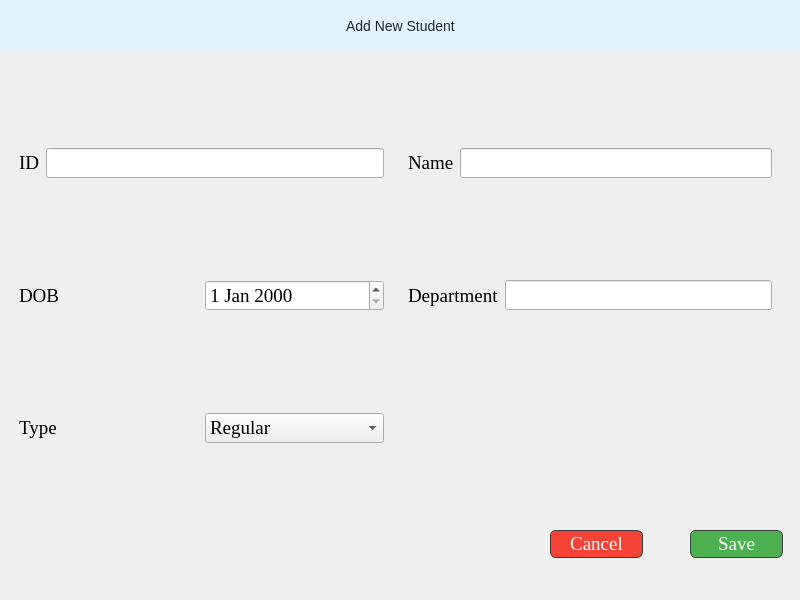
<?xml version="1.0" encoding="UTF-8"?>
<ui version="4.0">
 <class>Form</class>
 <widget class="QWidget" name="Form">
  <property name="geometry">
   <rect>
    <x>0</x>
    <y>0</y>
    <width>800</width>
    <height>600</height>
   </rect>
  </property>
  <property name="windowTitle">
   <string>Form</string>
  </property>
  <property name="styleSheet">
   <string notr="true"/>
  </property>
  <widget class="QWidget" name="widget" native="true">
   <property name="geometry">
    <rect>
     <x>0</x>
     <y>0</y>
     <width>801</width>
     <height>51</height>
    </rect>
   </property>
   <property name="styleSheet">
    <string notr="true">QWidget {
    background-color: #e3f3fd;
    font-size: 14px;
    color: #1b2631;
}

</string>
   </property>
   <layout class="QHBoxLayout" name="horizontalLayout">
    <item alignment="Qt::AlignHCenter">
     <widget class="QLabel" name="label">
      <property name="font">
       <font>
        <pointsize>-1</pointsize>
       </font>
      </property>
      <property name="text">
       <string>Add New Student</string>
      </property>
     </widget>
    </item>
   </layout>
  </widget>
  <widget class="QWidget" name="widget_2" native="true">
   <property name="geometry">
    <rect>
     <x>10</x>
     <y>100</y>
     <width>771</width>
     <height>391</height>
    </rect>
   </property>
   <layout class="QGridLayout" name="gridLayout">
    <item row="0" column="0">
     <widget class="QWidget" name="widget_3" native="true">
      <layout class="QHBoxLayout" name="horizontalLayout_2">
       <item>
        <widget class="QLabel" name="label_2">
         <property name="font">
          <font>
           <family>Times New Roman</family>
           <pointsize>14</pointsize>
          </font>
         </property>
         <property name="text">
          <string>ID</string>
         </property>
        </widget>
       </item>
       <item>
        <widget class="QLineEdit" name="txtId">
         <property name="font">
          <font>
           <family>Times New Roman</family>
           <pointsize>14</pointsize>
          </font>
         </property>
        </widget>
       </item>
      </layout>
     </widget>
    </item>
    <item row="0" column="1">
     <widget class="QWidget" name="widget_4" native="true">
      <layout class="QHBoxLayout" name="horizontalLayout_3">
       <item>
        <widget class="QLabel" name="label_3">
         <property name="font">
          <font>
           <family>Times New Roman</family>
           <pointsize>14</pointsize>
          </font>
         </property>
         <property name="text">
          <string>Name</string>
         </property>
        </widget>
       </item>
       <item>
        <widget class="QLineEdit" name="txtName">
         <property name="font">
          <font>
           <family>Times New Roman</family>
           <pointsize>14</pointsize>
          </font>
         </property>
        </widget>
       </item>
      </layout>
     </widget>
    </item>
    <item row="1" column="1">
     <widget class="QWidget" name="widget_5" native="true">
      <layout class="QHBoxLayout" name="horizontalLayout_4">
       <item>
        <widget class="QLabel" name="label_4">
         <property name="font">
          <font>
           <family>Times New Roman</family>
           <pointsize>14</pointsize>
          </font>
         </property>
         <property name="text">
          <string>Department</string>
         </property>
        </widget>
       </item>
       <item>
        <widget class="QLineEdit" name="txtDepartment">
         <property name="font">
          <font>
           <family>Times New Roman</family>
           <pointsize>14</pointsize>
          </font>
         </property>
        </widget>
       </item>
      </layout>
     </widget>
    </item>
    <item row="1" column="0">
     <widget class="QWidget" name="widget_6" native="true">
      <layout class="QHBoxLayout" name="horizontalLayout_5">
       <item>
        <widget class="QLabel" name="label_5">
         <property name="font">
          <font>
           <family>Times New Roman</family>
           <pointsize>14</pointsize>
          </font>
         </property>
         <property name="text">
          <string>DOB</string>
         </property>
        </widget>
       </item>
       <item>
        <widget class="QDateEdit" name="txtDob">
         <property name="font">
          <font>
           <family>Times New Roman</family>
           <pointsize>14</pointsize>
          </font>
         </property>
        </widget>
       </item>
      </layout>
     </widget>
    </item>
    <item row="2" column="0">
     <widget class="QWidget" name="widget_7" native="true">
      <layout class="QHBoxLayout" name="horizontalLayout_6">
       <item>
        <widget class="QLabel" name="label_6">
         <property name="font">
          <font>
           <family>Times New Roman</family>
           <pointsize>14</pointsize>
          </font>
         </property>
         <property name="text">
          <string>Type</string>
         </property>
        </widget>
       </item>
       <item>
        <widget class="QComboBox" name="txtType">
         <property name="font">
          <font>
           <family>Times New Roman</family>
           <pointsize>14</pointsize>
          </font>
         </property>
         <item>
          <property name="text">
           <string>Regular</string>
          </property>
         </item>
         <item>
          <property name="text">
           <string>InService</string>
          </property>
         </item>
        </widget>
       </item>
      </layout>
     </widget>
    </item>
   </layout>
  </widget>
  <widget class="QPushButton" name="cancelBtn">
   <property name="geometry">
    <rect>
     <x>550</x>
     <y>530</y>
     <width>93</width>
     <height>28</height>
    </rect>
   </property>
   <property name="font">
    <font>
     <family>Times New Roman</family>
     <pointsize>14</pointsize>
    </font>
   </property>
   <property name="styleSheet">
    <string notr="true">background-color: #f44336;
color: #ffffff;
border: 1px solid #3c3c3c;
border-radius: 6px;
padding: 6px 12px;</string>
   </property>
   <property name="text">
    <string>Cancel</string>
   </property>
  </widget>
  <widget class="QPushButton" name="saveBtn">
   <property name="geometry">
    <rect>
     <x>690</x>
     <y>530</y>
     <width>93</width>
     <height>28</height>
    </rect>
   </property>
   <property name="font">
    <font>
     <family>Times New Roman</family>
     <pointsize>14</pointsize>
    </font>
   </property>
   <property name="styleSheet">
    <string notr="true">background-color: #4caf50;
color: #ffffff;
border: 1px solid #3c3c3c;
border-radius: 6px;
padding: 6px 12px;</string>
   </property>
   <property name="text">
    <string>Save</string>
   </property>
  </widget>
 </widget>
 <resources/>
 <connections/>
</ui>
